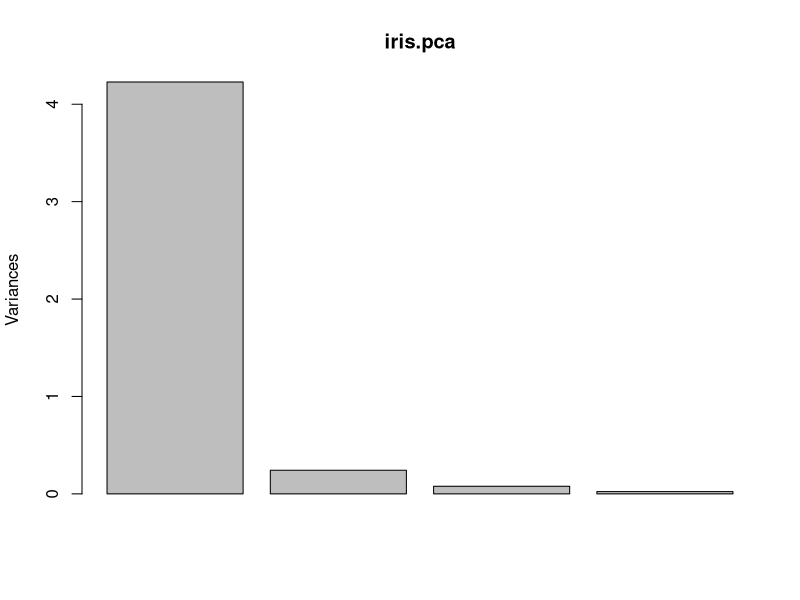
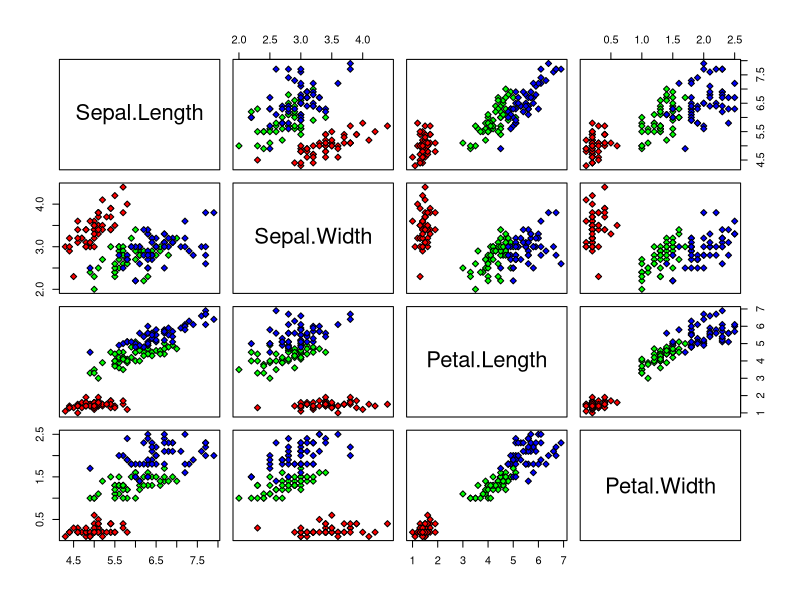
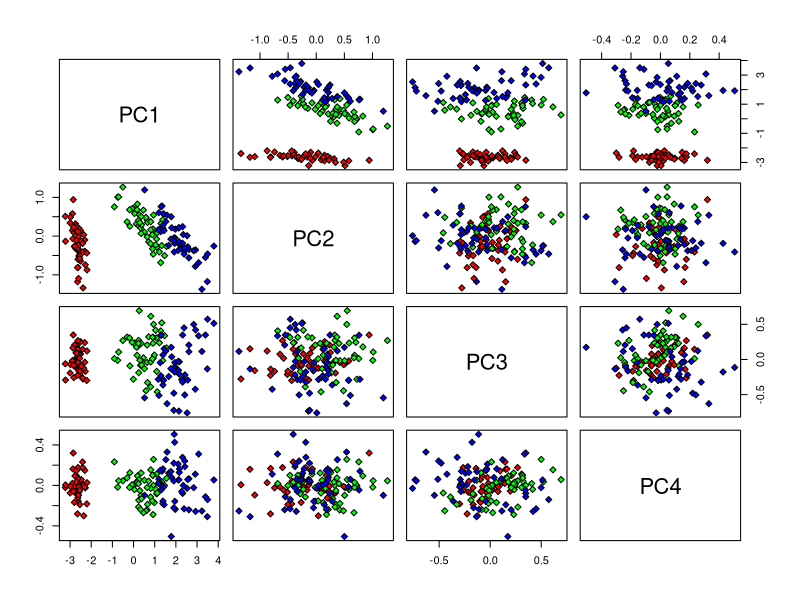
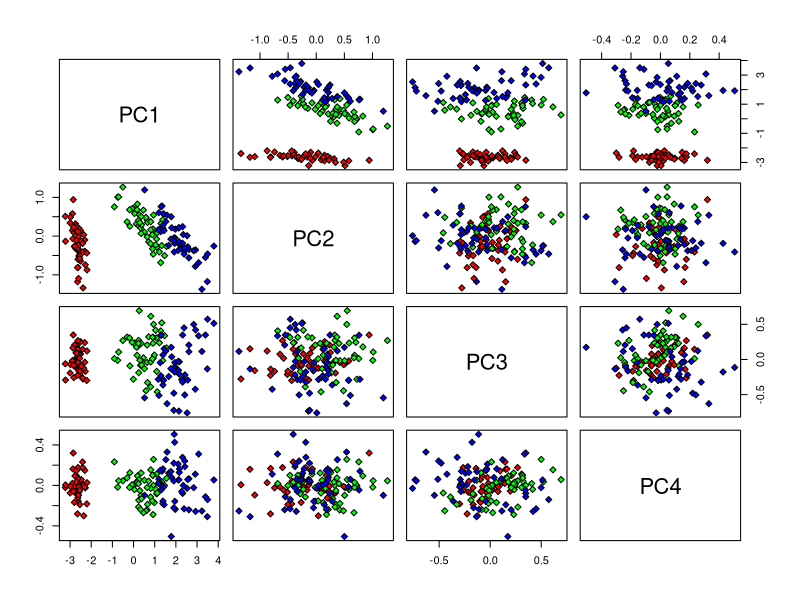
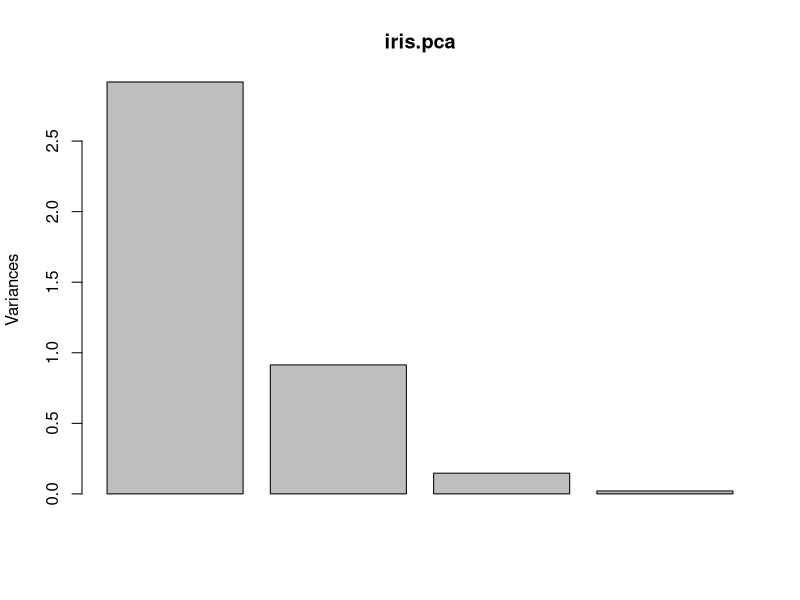
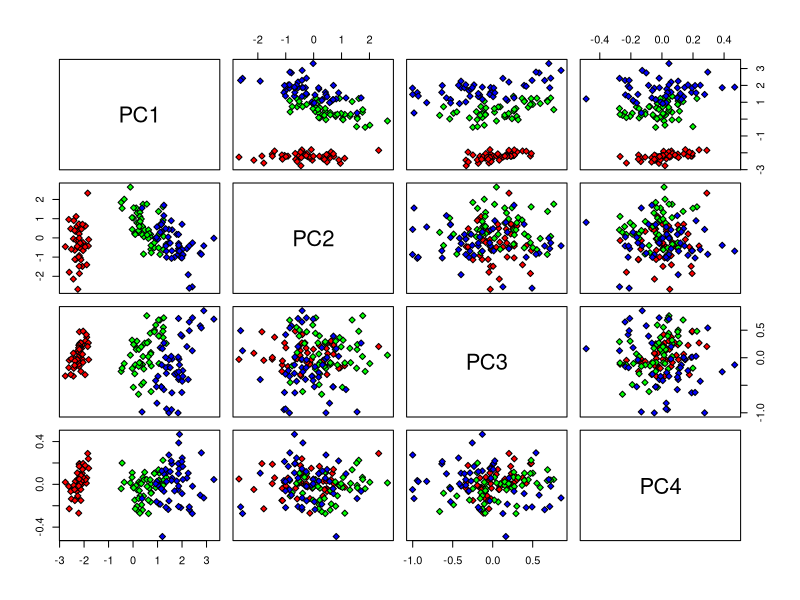
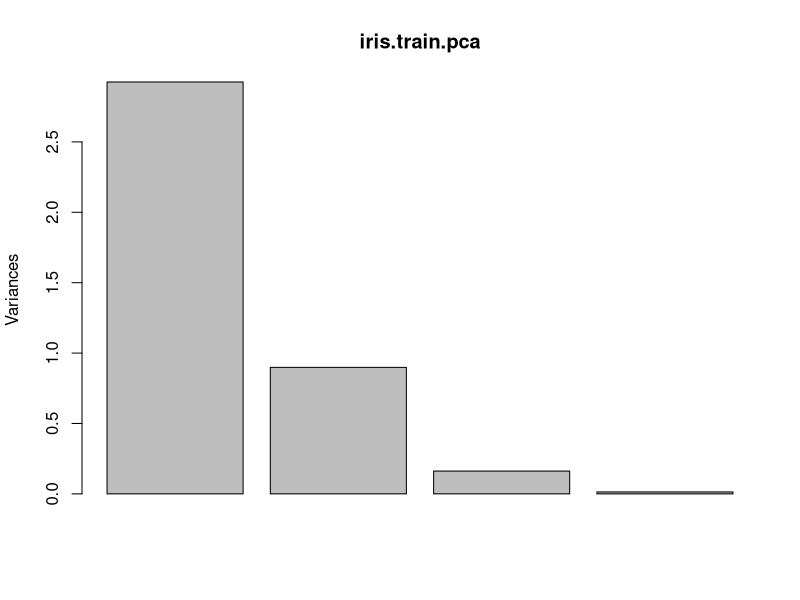
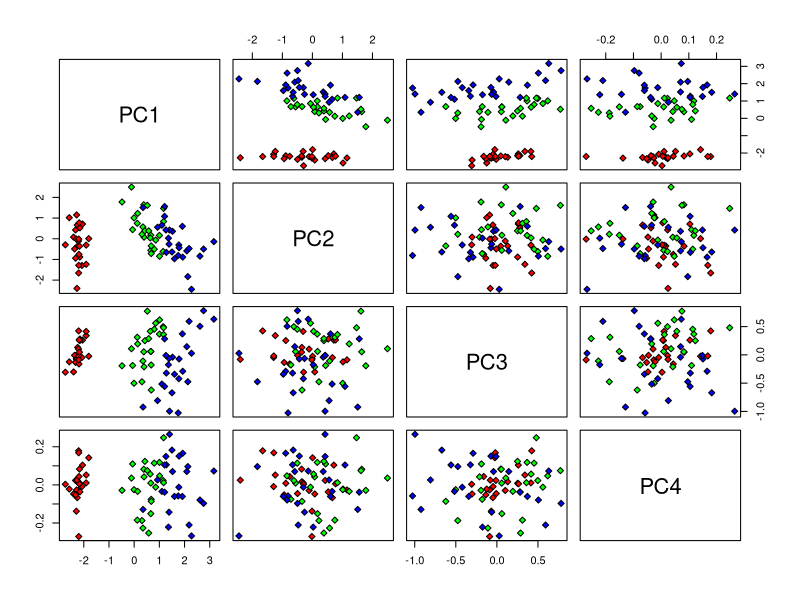

Here is the R script that generated these plots, in order: (Note: this script raises an error after producing the figures.)
# prac 3

iris.pca = prcomp(iris[,1:4])

# Gives how much variation (sd) (and proportion) is in each component
summary(iris.pca)

# plots the variance of each component, now you can see which component as the majority of variation
plot(iris.pca)

# Gives a summy of standard deviations and the rotation from the original axis to the new ones
iris.pca

# Gives you list of all data points in new coordinate system.. 
iris.pca$x 

# Gives you information on how the axis have been shifted for each dimension (actual principal components)
# PC1 is mainly in petal length, this is due to larger variation in petal length (scaling could be an issue)
iris.pca$rotation

# From plots below we can see with PC1 seems to show a good distinction between the different speicies, where as all the others look like a messy blob. which suggest using pc one. may not have enough info to classify based on this.
plot(iris[,1:4], pch=23, bg=c("red","green","blue")
     [unclass(iris$Species)])
pairs(iris.pca$x, pch=23, bg=c("red","green","blue")
      [unclass(iris$Species)])

# Scale tells us if we need to scale are variables, It's true or false and does a unit scale
# center tells us if the variables should be shifted to be zero centered. Alternatively the vector length equals nmber of colns supped. Either T or F
?prcomp



# Again with center =T (this is default). This should always be true because sets your plot from the new origin, which allows you to see how the data is now plotted after the transformation. If False you'd be looking at the data from a far which isn't often useful as it confuses the axis (not rotated)
iris.pca = prcomp(iris[,1:4],center = T)

pairs(iris.pca$x, pch=23, bg=c("red","green","blue")
      [unclass(iris$Species)])

# again with scale =T
# Chaning the scale affects the data quite a lot
# this is because the distance between the points change
# this now means if you want above 80% variance answered for you need
# 2 principal components rather than 1
# also the make up of these pc have changed as you would expected when stretching the dimensions
iris.pca = prcomp(iris[,1:4],center = T,scale=T)
summary(iris.pca)
plot(iris.pca)
iris.pca
pairs(iris.pca$x, pch=23, bg=c("red","green","blue")
      [unclass(iris$Species)])

# Split data up into test and train

train=rbind(iris[iris$Species == unique(iris$Species)[1],][1:25,],iris[iris$Species == unique(iris$Species)[2],][1:25,],iris[iris$Species == unique(iris$Species)[3],][1:25,])
test=rbind(iris[iris$Species == unique(iris$Species)[1],][26:50,],iris[iris$Species == unique(iris$Species)[2],][26:50,],iris[iris$Species == unique(iris$Species)[3],][26:50,])
# Alterative method
train_ind=c(1:25,51:75,101:125)
train=iris[train_ind,]
test=iris[-train_ind,]
# test PCA

iris.train.pca = prcomp(train[,1:4],center = T,scale.=T)
summary(iris.train.pca)
plot(iris.train.pca)
iris.train.pca
pairs(iris.train.pca$x, pch=23, bg=c("red","green","blue")
      [unclass(train$Species)])


# 
numComponents=2
pcaTrain <- prcomp(train[,1:4], center = TRUE,scale.
                     = TRUE)
pairs(pcaTrain$x[,1:numComponents], pch=23,
        bg=c("red","green","blue")[unclass(train$Species)])


Xhat = t(t(pcaTrain$x[,1:numComponents]
           %*%
             t(pcaTrain$rotation[,1:numComponents])) *
           pcaTrain$scale + pcaTrain$center)

pairs(Xhat, pch=23,
      bg=c("red","green","blue")
      [unclass(train$Species)])

testPCA = predict(pcaTrain, test)
pairs(testPCA, pch=23,
      bg=c("red","green","blue")
      [unclass(train$Species)])



# only two training data points 48 test.

train_ind=c(1:2,51:52,101:102)
train=iris[train_ind,]
test=iris[-train_ind,]

pcaTrain <- prcomp(train[,1:4], center = TRUE,scale.
                   = TRUE)
pairs(pcaTrain$x[,1:numComponents], pch=23,
      bg=c("red","green","blue")[unclass(train$Species)])


Xhat = t(t(pcaTrain$x[,1:numComponents]
           %*%
             t(pcaTrain$rotation[,1:numComponents])) *
           pcaTrain$scale + pcaTrain$center)

pairs(Xhat, pch=23,
      bg=c("red","green","blue")
      [unclass(train$Species)])

testPCA = predict(pcaTrain, test)
pairs(testPCA, pch=23,
      bg=c("red","green","blue")
      [unclass(train$Species)])
# Needs a larger training set!!!



### KNN 
train_ind=c(1:25,51:75,101:125)
train=iris[train_ind,]
test=iris[-train_ind,]

# make sure using transformed coord
KNN=knn(train = pcaTrain$x[,1:4],test = test[,1:2],cl=train[,5],k=5)
